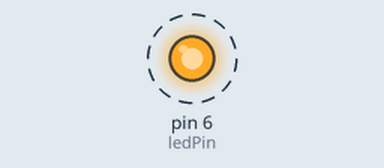
Bench run of a sketch on a simulated Arduino Uno, built with avr-gcc and run on an emulated ATmega328P. Parts: output pins drawn as LEDs (lit = HIGH). Dashed ring = blinking.

Above: at 0.2 s.
Timing chart, 0 to 3.0 s (numbered marks = the images above):
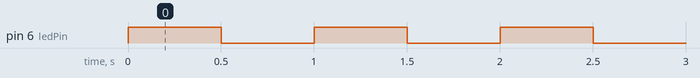

Measured:
- by itself, pin 6 (ledPin): alternates HIGH for 0.50 s and LOW for 0.50 s

The sketch:

ana1.ino
```cpp
const int ledPin = 6; // PWM pin

void setup() {
  pinMode(ledPin, OUTPUT);
}

void loop() {
  // Turn the LED on (full brightness)
  analogWrite(ledPin, 255);
  delay(500); // Wait for 500 milliseconds (0.5 seconds)

  // Turn the LED off (0 brightness)
  analogWrite(ledPin, 0);
  delay(500); // Wait for 500 milliseconds (0.5 seconds)
}
```
